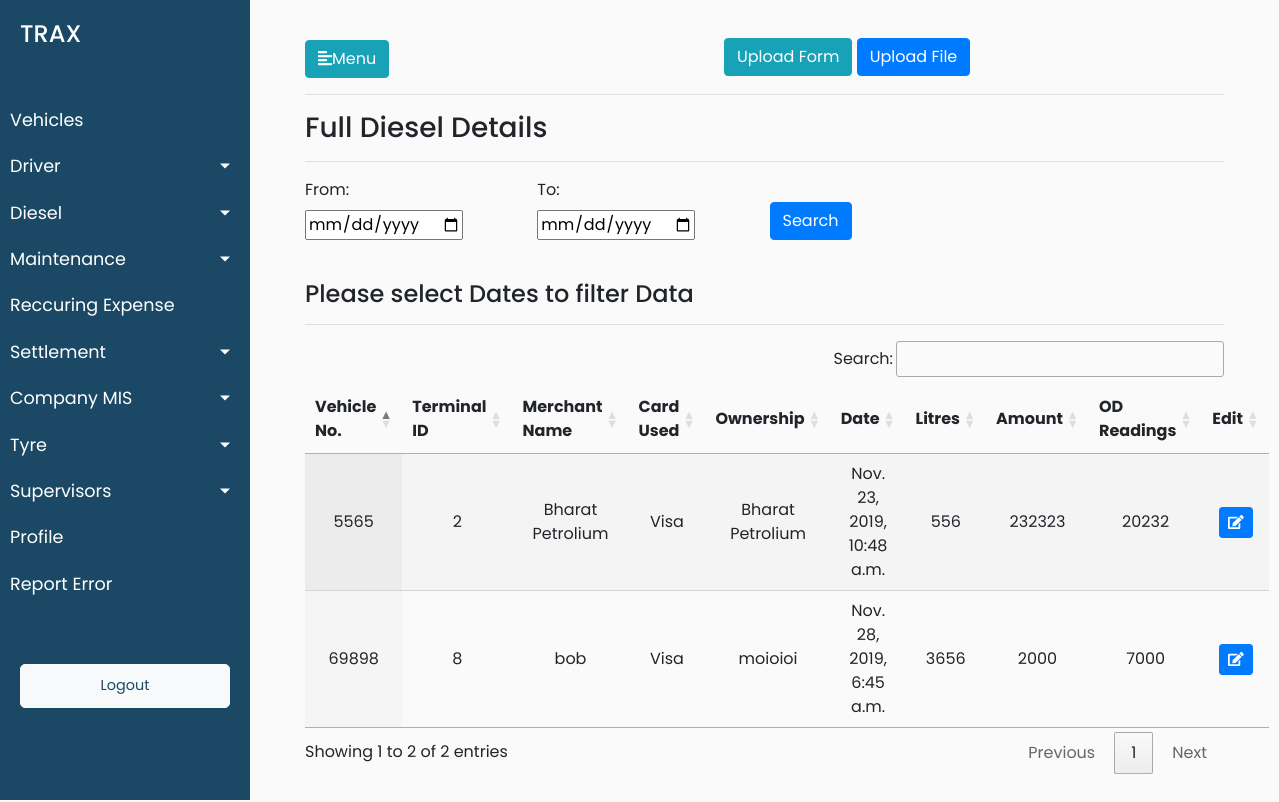
Before: /diesel/full_diesel_details_filtered_by_date with the older database file.
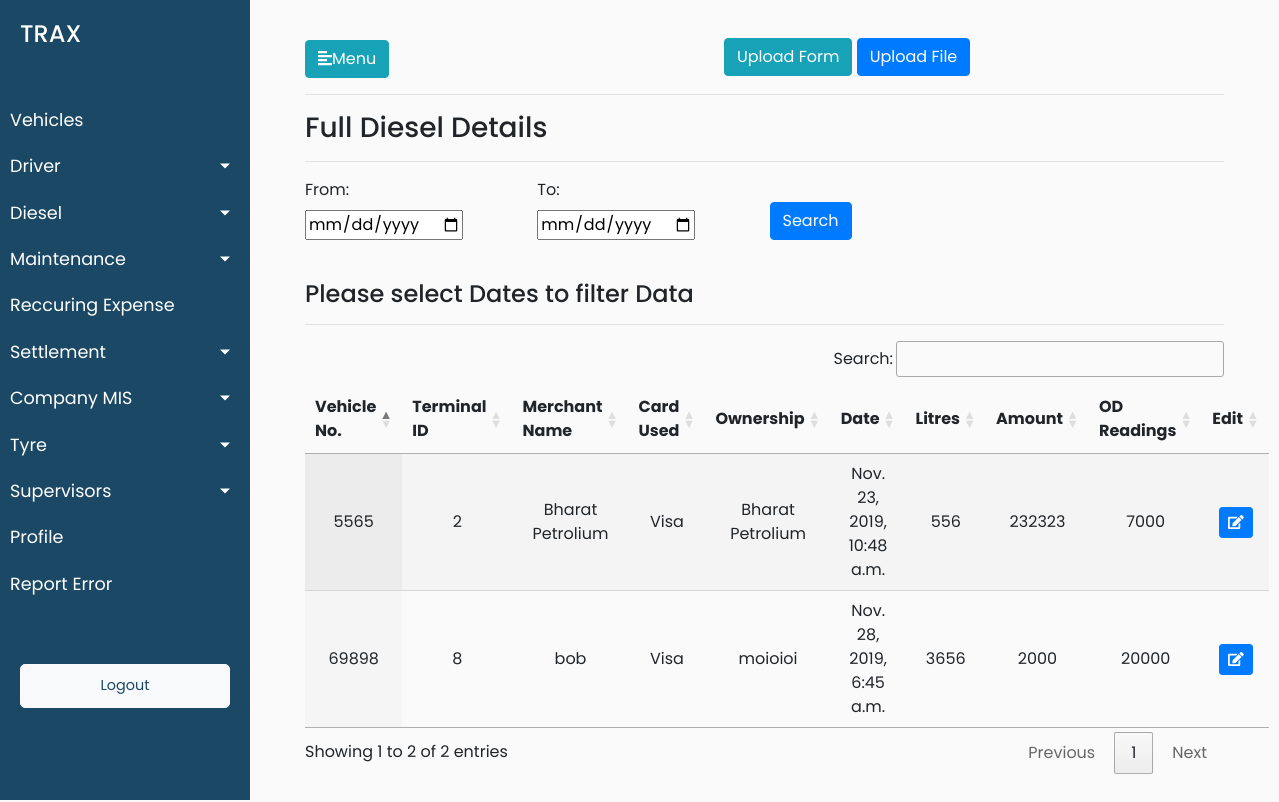
After: the same page with the newer database file.
### trax_vehicle_manager_data/models.py (models this page shows, shortened)
class Expenses(models.Model):
    expense_name = models.CharField(max_length=50)
    expense_id = models.PositiveSmallIntegerField()
    expense_vehicle_id = models.ForeignKey(Vehicles, on_delete = models.CASCADE)

class Diesel(Expenses):
    terminal_id = models.CharField(max_length=900,blank=True)
    transaction_date = models.DateTimeField(default=timezone.now,blank=True)
    merchant = models.CharField(max_length=900,blank=True)
    account_number = models.CharField(max_length=900,blank=True)
    card_used = models.CharField(max_length=900,blank=True)
    vehicle_number = models.CharField(max_length=900,blank=True)
    vehicle_detail = models.CharField(max_length=900,blank=True)
    transaction_type = models.CharField(max_length=900,blank=True)
    diesel_rate = models.CharField(max_length=900,blank=True)
    volume = models.CharField(max_length=900,blank=True)
    amount_Rs = models.CharField(max_length=900,blank=True)
    balance_Rs = models.CharField(max_length=900,blank=True)
    odometer_reading = models.CharField(max_length=900,blank=True)
    ownership = models.CharField(max_length=900,blank=True)

### trax_vehicle_manager_data/views.py (the view)
# urls.py: path('diesel/full_diesel_details_filtered_by_date',views.full_diesel_details_filtered_by_date,name='full_diesel_details_filtered_by_date'),
def full_diesel_details_filtered_by_date(request):
    dieselobjectlist = []
    if request.method == "POST":
        date1=request.POST['date1']
        date2=request.POST['date2']
        dieselobjectlist = Diesel.objects.filter(transaction_date__range=[date1,date2]).all()
        filter_date = "True"
        data =  {'dieselobjectlist':dieselobjectlist,'date1':date1,'date2':date2,'filter_date':filter_date}
    else:
        dieselobjectlist = Diesel.objects.all()
        data =  {'dieselobjectlist':dieselobjectlist}
    return render(request,'trax_vehicle_manager_data/full_diesel_detail_filtered_by_date.html',data)

### trax_vehicle_manager_data/templates/trax_vehicle_manager_data/full_diesel_detail_filtered_by_date.html (shortened to what this page needs)
{% extends 'trax_vehicle_manager_data/base.html' %}
{% load static %}
{% load maintenance_data_filters %}
{% block stylesheets %}
<link rel="stylesheet" href="//cdn.datatables.net/1.10.19/css/jquery.dataTables.min.css">
{% endblock stylesheets %}
{% block content %}
<span id="btn">
<button class="upload_diesel_data_form btn btn-info" style="margin-left:-500px;margin-top:-2px">Upload Form </button>
<button type="button" class="btn btn-primary" style="margin-left:-5px;margin-top:-2px" data-toggle="modal" data-target="#exampleModalforUploadFile">Upload File</button>
</span>
<hr>
<h3>Full Diesel Details</h3>
<hr>
<form action={% url 'trax_vehicle_manager_data:full_diesel_details_filtered_by_date' %} method="post">
                        <div>
                        <div class="form-row">
                        <div class="form-group col-md-3">
                            <label for="start_date_lbl">From:</label><br>
                            <input type="date" class="datepicker" id="date1" name="date1">
                        </div>
                        <div class="form-group col-md-3">
                            <label for="end_date_lbl">To:</label><br>
                            <input type="date" class="datepicker" id="date2" name="date2">
                        </div>
                        <div class="form-group col-md-3">
                        <br>
                        <button type="submit" class="submit-btn btn btn-primary">Search</button>
                        </div>
                        </div>
                        <br>
                    </form>
<div>
{% if filter_date == "True" %}
<h4>{{date1|title}}To{{date2|title}}</h4>
{% else %}
<h4>Please select Dates to filter Data</h4>
{% endif %}
</div>
<hr>
<div>
    <table id="test_table" class="display" style="width:100%">
        <thead>
            <tr>
                <th>Vehicle No.</th>
                <th>Terminal ID</th>
                <th>Merchant Name</th>
                <th>Card Used</th>
                <th>Ownership</th>
                <th>Date</th>
                <th>Litres</th>
                <th>Amount</th>
                <th>OD Readings</th>
                <th>Edit</th>
            </tr>
        </thead>
        <tbody>
        {% for onedieselobject in dieselobjectlist %}
            <tr>
                <td>{{onedieselobject.vehicle_number}}</td>
                <td>{{ onedieselobject.terminal_id }}</td>
                <td>{{onedieselobject.merchant }}</td>
                <td>{{ onedieselobject.card_used }}</td>
                <td>{{ onedieselobject.ownership }}</td>
                <td>{{ onedieselobject.transaction_date }}</td>
                <td>{{ onedieselobject.volume }}</td>
                <td>{{ onedieselobject.amount_Rs }}</td>
                <td>{{ onedieselobject.odometer_reading }}</td>
                <td>
					<button type="button" class="update-data-entered btn btn-sm btn-primary" data-id="{% url 'trax_vehicle_manager_data:update_diesel_odometer_reading' pk=onedieselobject.pk  %}">
					<span class="fa fa-edit"></span>
					</button>
				</td>
            </tr>
        {% endfor %}
        </tbody>
    </table>
</div>
{% endblock %}

Changed rows visible on the page:
changed Diesel "Bharat Petrolium": odometer_reading "20232" → "7000"
changed Diesel "bob": odometer_reading "7000" → "20000"
